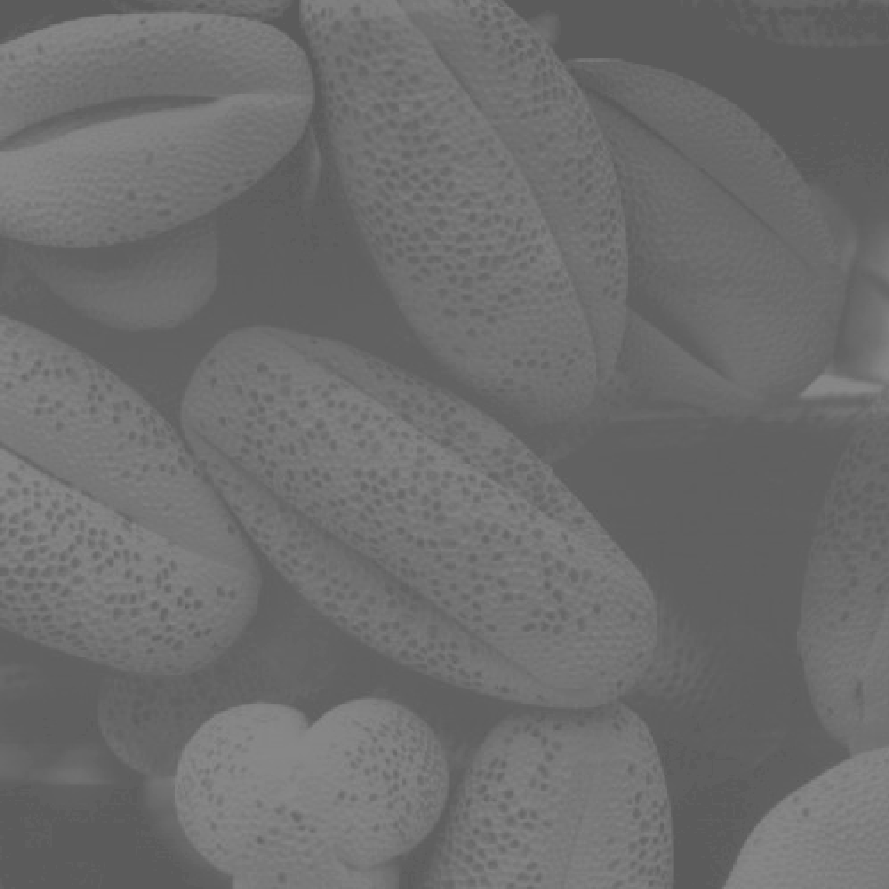
%> input picture Fig0310(b)(washed_out_pollen_image).tif, 889 x 889 px
$ octave untitled2.m   (GNU Octave 9; MATLAB toolbox functions it lacks are replaced by stand-ins)
%> lines starting %> are read from the running program, lines starting %| are printed output that depends on the picture; in (x1, y1, x2, y2) boxes, pixels count from 0 and x2, y2 are one past the last pixel; in counts of white or black regions, pixels touching at a corner belong together; the program's own positions count from 1
i = imread("Fig0310(b)(washed_out_pollen_image).tif");
%> i is the input picture: size 889x889 uint8; min 91, max 138, mean 109.1
r = imread("Fig0312(a)(kidney).tif");
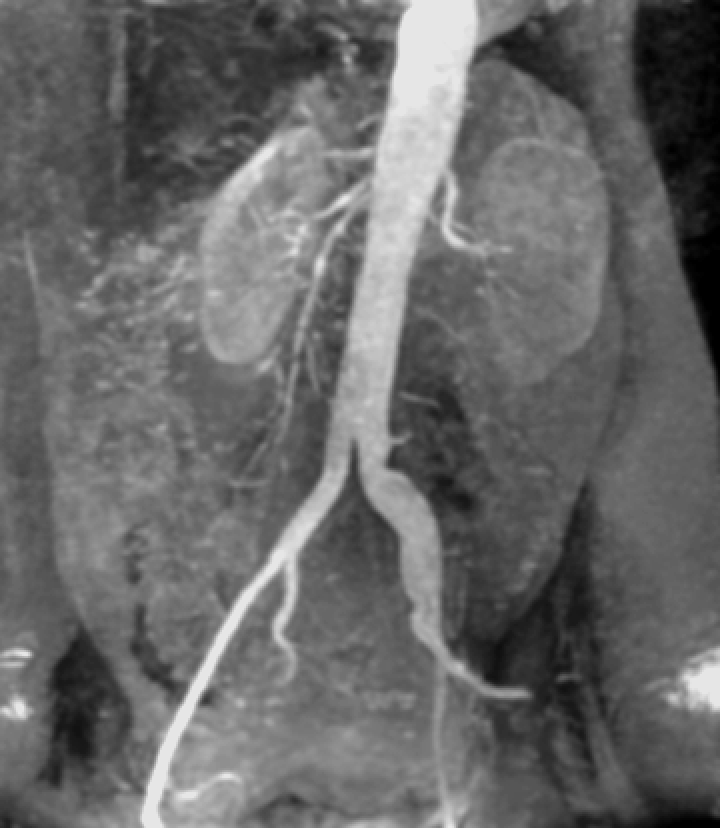
%> input picture Fig0312(a)(kidney).tif, 720 x 828 px
%> r is the input picture: size 828x720 uint8; min 0, max 230, mean 103.5
s = r;
s1 = (r>130&r<255);
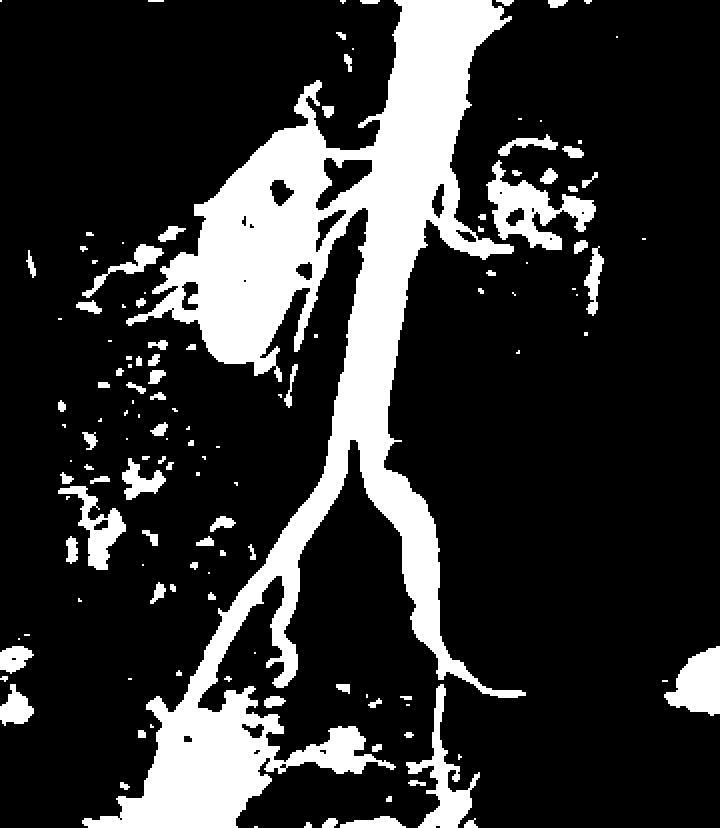
%> s1: size 828x720 logical; 19.6% white; 134 white regions (50 under 20 px), largest, box (x1, y1, x2, y2) and area: (82, 0, 526, 828) 94144, (486, 160, 596, 250) 3868, (406, 684, 480, 828) 2900
s2 = (r>80&r<140);
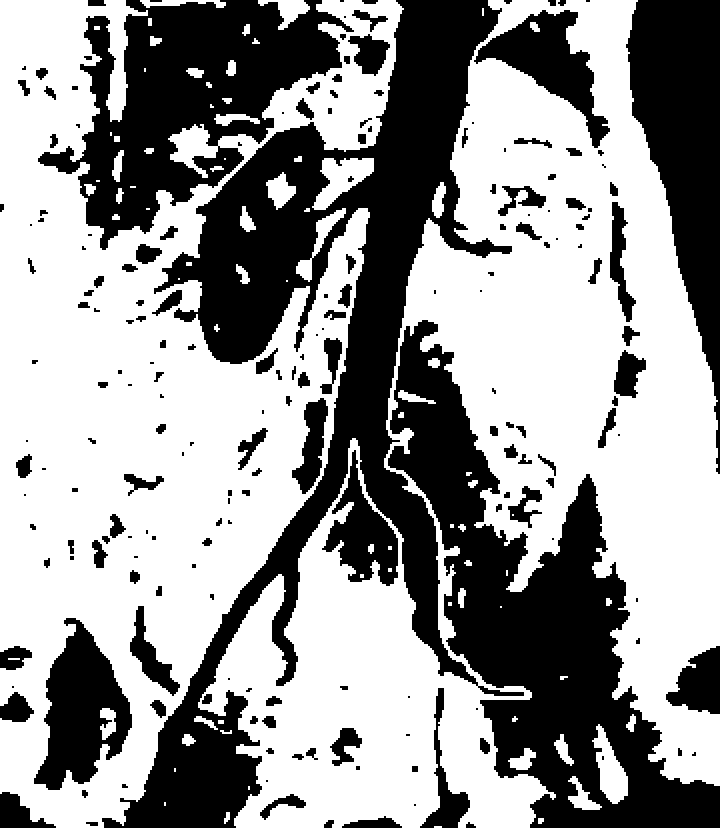
%> s2: size 828x720 logical; 59.4% white; 198 black regions (58 under 20 px), largest, box (x1, y1, x2, y2) and area: (102, 0, 524, 828) 81680, (388, 320, 720, 828) 56648, (38, 0, 354, 250) 34768
s(s2)=0;
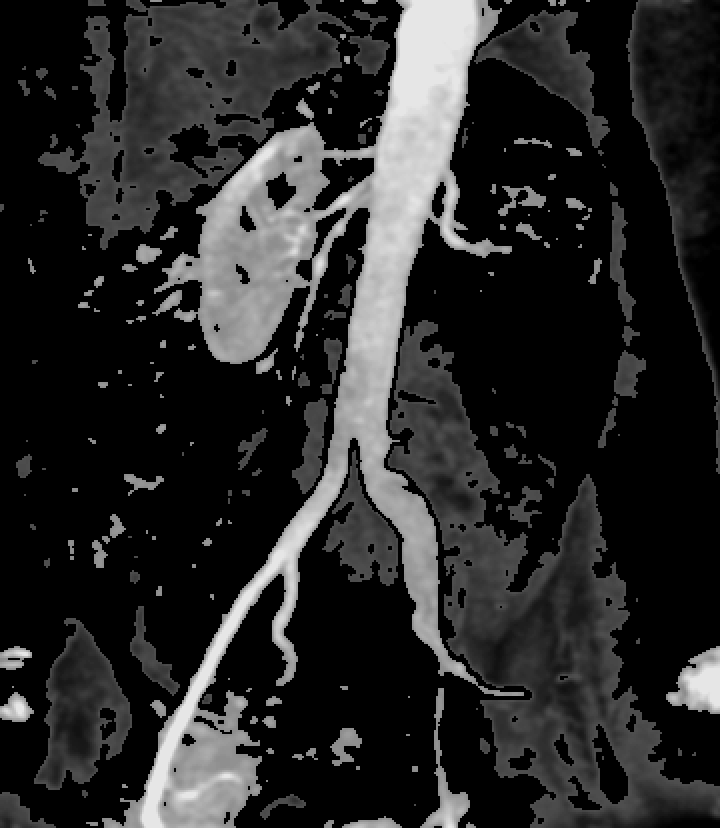
%> s: size 828x720 uint8; min 0, max 230, mean 41.2
figure, imshow(r)
figure, imshow(s)
figure, imshow(s1)
